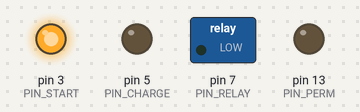
Bench run of a sketch on a simulated Arduino Nano, built with avr-gcc and run on an emulated ATmega328P. Parts: switched loads named in the sketch (green lamp = pin HIGH), output pins drawn as LEDs (lit = HIGH).

Above: at 0.1 s.
At 60.1 s:
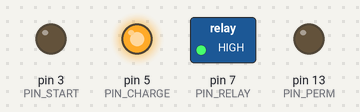
Timing chart, 0 to 61.6 s (numbered marks = the images above):
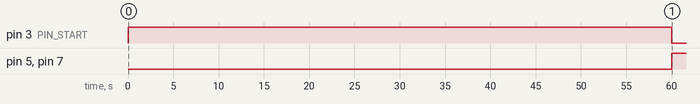

Measured:
- by itself, pin 3 (PIN_START): HIGH → LOW at 60.0 s
- by itself, pin 5 (PIN_CHARGE), pin 7 (PIN_RELAY): LOW → HIGH at 60.0 s

The sketch:

Timer.ino
```cpp
// ---------------------------------------------------- //
// Arduino Nano: Start LED (D3) & Charge LED (D5) timing
// ---------------------------------------------------- //
// Sequence on power‐on:
//  1) STATE_INITIAL: Start LED ON for  5 seconds
//  2) STATE_CHARGE: Charge LED ON for  1 hour
//  3) STATE_START:  Start LED ON for 24 hours
//  4) Loop between STATE_CHARGE (1 h) ↔ STATE_START (24 h)
// ----------------------------------------------------

const uint8_t PIN_START = 3;   // “Start” LED on D3
const uint8_t PIN_CHARGE = 5;  // “Charge” LED on D5
const uint8_t PIN_RELAY = 7;   // “Relay”  on D7
const uint8_t PIN_PERM = 13;   // Permenantly OFF 13 LED

enum State { STATE_INITIAL,
             STATE_CHARGE,
             STATE_START };
State currentState = STATE_INITIAL;

// Durations in milliseconds:
const unsigned long D_INITIAL = 1UL * 60UL * 1000UL;        //  1 Minutes
const unsigned long D_CHARGE = 1UL * 60UL * 60UL * 1000UL;  //  1 hour
const unsigned long D_START = 24UL * 60UL * 60UL * 1000UL;  // 24 hours

//For Testing
// const unsigned long D_INITIAL = 30UL * 1000UL;       //  30 seconds
// const unsigned long D_CHARGE = 1UL * 60UL * 1000UL;  //  1 Mins
// const unsigned long D_START = 2UL * 60UL * 1000UL;   // 2 Mins

unsigned long stateStartMillis = 0;

void setup() {
  pinMode(PIN_START, OUTPUT);
  pinMode(PIN_CHARGE, OUTPUT);
  pinMode(PIN_PERM, OUTPUT);
  pinMode(PIN_RELAY, OUTPUT);
  // On power‐up, immediately turn ON the Start LED (STATE_INITIAL)
  digitalWrite(PIN_START, HIGH);

  digitalWrite(PIN_CHARGE, LOW);
  digitalWrite(PIN_RELAY, LOW);

  digitalWrite(PIN_PERM, LOW);
  stateStartMillis = millis();
}

void loop() {
  unsigned long now = millis();
  unsigned long elapsed = now - stateStartMillis;

  switch (currentState) {
    case STATE_INITIAL:
      // STATE_INITIAL: Start LED is ON for 5 seconds
      if (elapsed >= D_INITIAL) {
        // Transition → STATE_CHARGE: turn OFF Start, turn ON Charge
        currentState = STATE_CHARGE;
        stateStartMillis = now;
        digitalWrite(PIN_START, LOW);

        digitalWrite(PIN_CHARGE, HIGH);
        digitalWrite(PIN_RELAY, HIGH);

        digitalWrite(PIN_PERM, LOW);
      }
      break;

    case STATE_CHARGE:
      // STATE_CHARGE: Charge LED is ON for 1 hour
      if (elapsed >= D_CHARGE) {
        // Transition → STATE_START: switch LEDs
        currentState = STATE_START;
        stateStartMillis = now;
        digitalWrite(PIN_CHARGE, LOW);
        digitalWrite(PIN_RELAY, LOW);

        digitalWrite(PIN_START, HIGH);

        digitalWrite(PIN_PERM, LOW);
      }
      break;

    case STATE_START:
      // STATE_START: Start LED is ON for 24 hours
      if (elapsed >= D_START) {
        // Transition → STATE_CHARGE (1h), loop indefinitely
        currentState = STATE_CHARGE;
        stateStartMillis = now;
        digitalWrite(PIN_START, LOW);

        digitalWrite(PIN_CHARGE, HIGH);
        digitalWrite(PIN_RELAY, HIGH);

        digitalWrite(PIN_PERM, LOW);
      }
      break;
  }
}
```
